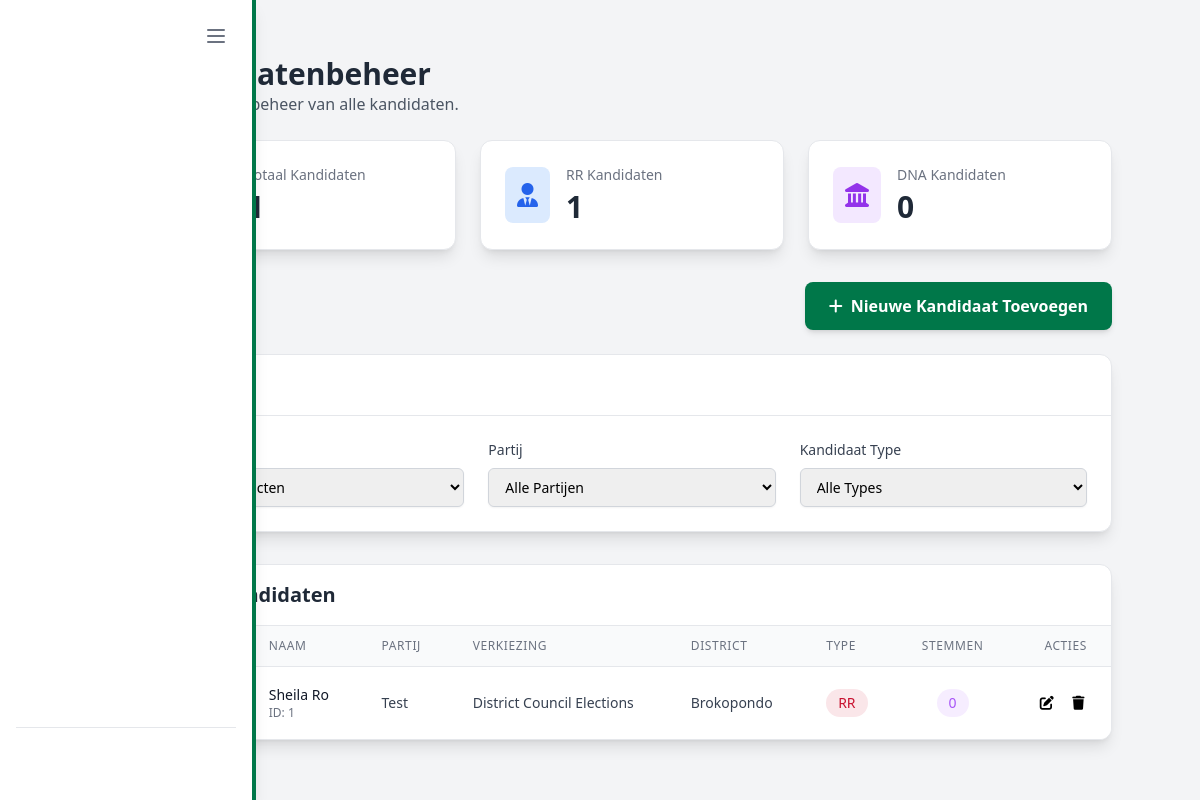
Screenshot of /src/views/candidates.php with the database file from the repository.
### tables this page shows
CREATE TABLE `candidates` (
  `CandidateID` bigint NOT NULL,
  `CandidateTypeID` bigint DEFAULT NULL,
  `Name` varchar(255) NOT NULL,
  `PartyID` bigint NOT NULL,
  `DistrictID` int NOT NULL,
  `CandidateType` enum('DNA','RR') NOT NULL DEFAULT 'RR',
  `ElectionID` bigint NOT NULL,
  `Photo` varchar(255) DEFAULT NULL,
  `CreatedAt` timestamp NOT NULL DEFAULT CURRENT_TIMESTAMP,
  `UpdatedAt` timestamp NOT NULL DEFAULT CURRENT_TIMESTAMP ON UPDATE CURRENT_TIMESTAMP
);

CREATE TABLE `parties` (
  `PartyID` bigint NOT NULL,
  `PartyName` varchar(255) NOT NULL,
  `Logo` varchar(255) DEFAULT NULL,
  `Description` TEXT NULL,
  `CreatedAt` timestamp NOT NULL DEFAULT CURRENT_TIMESTAMP,
  `UpdatedAt` timestamp NOT NULL DEFAULT CURRENT_TIMESTAMP ON UPDATE CURRENT_TIMESTAMP
);

CREATE TABLE `elections` (
  `ElectionID` bigint NOT NULL,
  `ElectionName` varchar(255) NOT NULL,
  `ElectionDate` date NOT NULL,
  `Status` enum('draft','active','upcoming','completed') DEFAULT 'draft',
  `StartDate` datetime NOT NULL,
  `EndDate` datetime NOT NULL,
  `CreatedAt` timestamp NOT NULL DEFAULT CURRENT_TIMESTAMP,
  `UpdatedAt` timestamp NOT NULL DEFAULT CURRENT_TIMESTAMP ON UPDATE CURRENT_TIMESTAMP
);

CREATE TABLE `districten` (
  `DistrictID` int NOT NULL,
  `DistrictName` varchar(255) NOT NULL
);

### src/views/candidates.php (the view, shortened to what the rows shown need)
<?php
require_once __DIR__ . '/../../include/db_connect.php';
require_once __DIR__ . '/../controllers/CandidateController.php';
$controller = new CandidateController();
$page = isset($_GET['page']) ? max(1, intval($_GET['page'])) : 1;
$per_page = 10;
$filters = [
    'district_id' => $_GET['district_id'] ?? null,
    'party_id' => $_GET['party_id'] ?? null,
    'candidate_type' => $_GET['candidate_type'] ?? null
];
$candidates = $controller->getCandidates($page, $per_page, $filters) ?? [];
?>
<div class="container mx-auto px-4 sm:px-6 lg:px-8 py-8">
    <div class="mb-6">
        <h1 class="text-3xl font-bold text-gray-800">Kandidatenbeheer</h1>
    </div>
        <div class="bg-white rounded-xl shadow-lg border border-gray-200 overflow-hidden mb-8">
            <div class="px-6 py-4 border-b border-gray-200">
                <h2 class="text-xl font-semibold text-gray-800">Filters</h2>
            </div>
        </div>
        <div class="bg-white rounded-xl shadow-lg border border-gray-200 overflow-hidden">
            <div class="px-6 py-4 border-b border-gray-200">
                <h2 class="text-xl font-semibold text-gray-800">Alle Kandidaten</h2>
            </div>
            <div class="overflow-x-auto">
                <table class="min-w-full divide-y divide-gray-200">
                    <thead class="bg-gray-50">
                        <tr>
                            <th scope="col" class="px-6 py-3 text-left text-xs font-medium text-gray-500 uppercase tracking-wider">Foto</th>
                            <th scope="col" class="px-6 py-3 text-left text-xs font-medium text-gray-500 uppercase tracking-wider">Naam</th>
                            <th scope="col" class="px-6 py-3 text-left text-xs font-medium text-gray-500 uppercase tracking-wider">Partij</th>
                            <th scope="col" class="px-6 py-3 text-left text-xs font-medium text-gray-500 uppercase tracking-wider">Verkiezing</th>
                            <th scope="col" class="px-6 py-3 text-left text-xs font-medium text-gray-500 uppercase tracking-wider">District</th>
                            <th scope="col" class="px-6 py-3 text-left text-xs font-medium text-gray-500 uppercase tracking-wider">Type</th>
                            <th scope="col" class="px-6 py-3 text-center text-xs font-medium text-gray-500 uppercase tracking-wider">Stemmen</th>
                            <th scope="col" class="px-6 py-3 text-right text-xs font-medium text-gray-500 uppercase tracking-wider">Acties</th>
                        </tr>
                    </thead>
                    <tbody class="bg-white divide-y divide-gray-200">
                        <?php if (empty($candidates)): ?>
                            <tr>
                                <td colspan="8" class="px-6 py-4 whitespace-nowrap text-sm text-gray-500 text-center">
                                    <div class="flex flex-col items-center justify-center space-y-3 py-8">
                                        <svg class="h-16 w-16 text-gray-400" fill="none" viewBox="0 0 24 24" stroke="currentColor" stroke-width="1.5" aria-hidden="true">
                                            <path stroke-linecap="round" stroke-linejoin="round" d="M12 9v3.75m-9.303 3.376c-.866 1.5.217 3.374 1.948 3.374h14.71c1.73 0 2.813-1.874 1.948-3.374L13.949 3.378c-.866-1.5-3.032-1.5-3.898 0L2.697 12.75zM12 15.75h.008v.008H12v-.008z" />
                                        </svg>
                                        <h3 class="text-lg font-semibold text-gray-800">
                                            Geen kandidaten gevonden
                                        </h3>
                                        <p class="text-sm text-gray-500">
                                            Pas uw filters aan of voeg een nieuwe kandidaat toe.
                                        </p>
                                        <button id="openNewCandidateModalBtnEmptyState"
                                                class="mt-2 inline-flex items-center justify-center rounded-md border border-transparent bg-suriname-green px-4 py-2 text-sm font-medium text-white shadow-sm hover:bg-suriname-dark-green focus:outline-none focus:ring-2 focus:ring-suriname-green focus:ring-offset-2">
                                            <i class="fas fa-plus mr-2"></i>Nieuwe Kandidaat
                                        </button>
                                    </div>
                                </td>
                            </tr>
                        <?php else: ?>
                            <?php foreach ($candidates as $candidate): ?>
                                <tr class="hover:bg-gray-50 transition-colors duration-150">
                                    <td class="px-6 py-4 whitespace-nowrap">
                                        <?php
                                            $imageSrc = BASE_URL . '/assets/images/placeholder_user.png';
                                            if (!empty($candidate['Photo']) && is_string($candidate['Photo'])) {
                                                $photoPath = ltrim($candidate['Photo'], '/');
                                                if (filter_var($candidate['Photo'], FILTER_VALIDATE_URL)) {
                                                    $imageSrc = $candidate['Photo'];
                                                } elseif (file_exists(__DIR__ . '/../../' . $photoPath)) {
                                                    $imageSrc = BASE_URL . '/' . $photoPath;
                                                }
                                            }
                                        ?>
                                        <img src="<?= htmlspecialchars($imageSrc) ?>"
                                             alt="<?= htmlspecialchars($candidate['Name'] ?? 'Kandidaat Foto') ?>"
                                             class="h-10 w-10 rounded-full object-cover">
                                    </td>
                                    <td class="px-6 py-4 whitespace-nowrap">
                                        <p class="text-sm font-medium text-gray-900"><?= htmlspecialchars($candidate['Name'] ?? 'N/A') ?></p>
                                        <p class="text-xs text-gray-500">ID: <?= htmlspecialchars($candidate['CandidateID'] ?? 'N/A') ?></p>
                                    </td>
                                    <td class="px-6 py-4 whitespace-nowrap">
                                        <p class="text-sm text-gray-700"><?= htmlspecialchars($candidate['PartyName'] ?? 'N/A') ?></p>
                                    </td>
                                    <td class="px-6 py-4 whitespace-nowrap">
                                        <p class="text-sm text-gray-700"><?= htmlspecialchars($candidate['ElectionName'] ?? 'N/A') ?></p>
                                    </td>
                                    <td class="px-6 py-4 whitespace-nowrap">
                                        <p class="text-sm text-gray-700"><?= htmlspecialchars($candidate['DistrictName'] ?? 'N/A') ?></p>
                                    </td>
                                    <td class="px-6 py-4 whitespace-nowrap">
                                        <p class="inline-flex rounded-full bg-opacity-10 py-1 px-3 text-sm font-medium <?= ($candidate['CandidateType'] ?? '') === 'DNA' ? 'bg-blue-500 text-blue-500' : 'bg-suriname-red text-suriname-red' ?>">
                                            <?= htmlspecialchars($candidate['CandidateType'] ?? 'N/A') ?>
                                        </p>
                                    </td>
                                    <td class="px-6 py-4 whitespace-nowrap text-center">
                                        <p class="inline-flex rounded-full bg-purple-500 bg-opacity-10 py-1 px-3 text-sm font-medium text-purple-500">
                                            <?= number_format($candidate['vote_count'] ?? 0) ?>
                                        </p>
                                    </td>
                                    <td class="px-6 py-4 whitespace-nowrap text-right text-sm font-medium">
                                            <div class="flex items-center justify-end space-x-3.5">
                                                <a href="<?= BASE_URL ?>/src/views/edit_candidate.php?id=<?= $candidate['CandidateID'] ?? '' ?>"
                                                   class="hover:text-suriname-green" title="Bewerken">
                                                    <i class="fas fa-edit fa-fw"></i>
                                                </a>
                                                <form action="<?= BASE_URL ?>/src/controllers/CandidateController.php" method="POST" class="inline-block">
                                                    <button type="submit" class="hover:text-suriname-red" title="Verwijderen"
                                                            onclick="return confirm('Weet u zeker dat u deze kandidaat wilt verwijderen?')">
                                                        <i class="fas fa-trash fa-fw"></i>
                                                    </button>
                                                </form>
                                            </div>
                                        </td>
                                    </tr>
                                <?php endforeach; ?>
                            <?php endif; ?>
                        </tbody>
                    </table>
                </div>
            </div>
        </div>
</div>
<?php
require_once __DIR__ . '/../../admin/components/layout.php';
?>

### rows the page displays
candidates: Photo (picture), Name "Sheila Ro", CandidateID "1", PartyID.PartyName "Test", ElectionID.ElectionName "District Council Elections", DistrictID.DistrictName "Brokopondo", CandidateType "RR", vote_count "0"

### other values shown
$totalCandidatesCount "1"
$rrCandidatesCount "1"
$dnaCandidatesCount "0"
